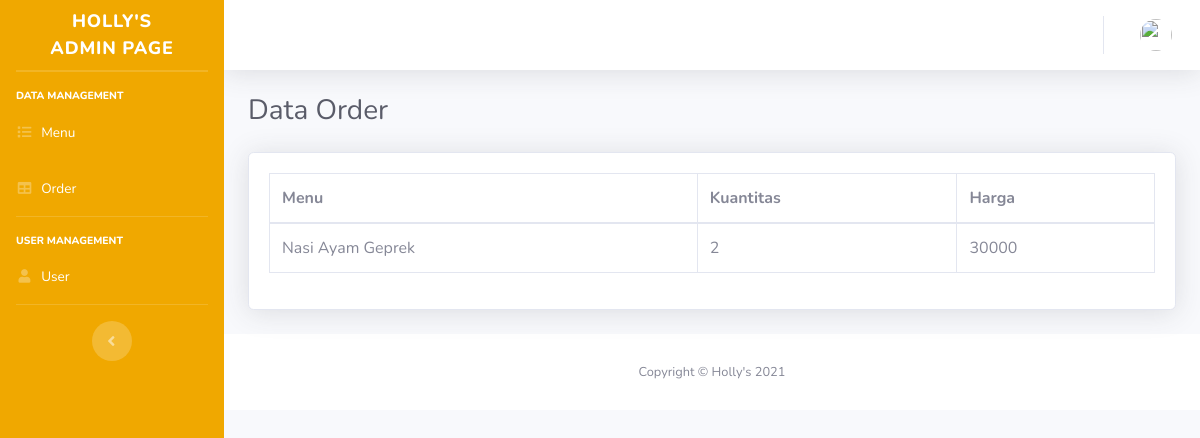
Page /admin/orders/detailOrder/10 on the committed database.
### tables this page shows
CREATE TABLE `order_details` (
  `id` int(11) NOT NULL,
  `order_id` int(11) NOT NULL,
  `menu_id` int(11) NOT NULL,
  `qty` int(11) NOT NULL,
  `price` int(11) NOT NULL,
  `created_at` date NOT NULL,
  `updated_at` date NOT NULL
);

CREATE TABLE `menus` (
  `id` int(11) NOT NULL,
  `name` varchar(128) NOT NULL,
  `type` enum('foods','drinks','snacks') NOT NULL,
  `price` int(11) NOT NULL,
  `image` varchar(255) NOT NULL,
  `created_at` date DEFAULT NULL,
  `updated_at` date DEFAULT NULL
);

### application/controllers/admin/Orders.php (called while the page is built, shortened)
<?php
class Orders extends CI_Controller{
    public function __construct()
	{
		$this->load->model('M_Order');
        $this->load->model('M_Order_Detail');
        $this->load->model('M_Superadmin');
	}
	public function detailOrder($orderId){
		$queryOrderDetail = $this->M_Order->getOrderDetails($orderId);
        $DATA = array(
			'queryOrderDetail' => $queryOrderDetail
		);
		$userData = $this->db->get_where('users',
                                            [ 'email' => $this->session->userdata('email') ]
                        ) -> row_array();
		$dataUser = array(
			'username' => $userData['namadepan'].' '.$userData['namabelakang'],
			'image' => $userData['image']
		);
		$this->load->view('admin/templates/header', $dataUser);
		$this->load->view('admin/orderDetail', $DATA);
		$this->load->view('admin/templates/footer');
	}
}
?>

### index.php (called while the page is built, shortened)
<?php
require_once BASEPATH.'core/CodeIgniter.php';

### application/models/M_Order.php (called while the page is built, shortened)
<?php
class M_Order extends CI_Model
{
	function getOrderDetails($id)
	{
		$sql = 'SELECT order_details.*, menus.name, menus.image FROM order_details INNER JOIN menus ON order_details.menu_id = menus.id WHERE order_details.order_id = ?';
		$query = $this->db->query($sql, array($id));
		return $query->result();
	}
}

### application/views/admin/orderDetail.php (the view)
 <div class="container-fluid">
<div class="d-sm-flex align-items-center justify-content-between mb-4">
	<h1 class="h3 mb-0 text-gray-800">Data Order</h1>
</div>
<div class="card shadow mb-4">
    <div class="card-body">
        <div class="table-responsive">
            <table class="table table-bordered" id="dataTable" width="100%" cellspacing="0">
                <thead>
                    <tr>
                        <th>Menu</th>
                        <th>Kuantitas</th>
                        <th>Harga</th>
                    </tr>
                </thead>
                <tbody>
                    <?php foreach($queryOrderDetail as $row){ ?>
                        <tr>
                            <td><?php echo $row->name ?> <br></td>
                            <td><?php echo $row->qty ?> <br></td>
                            <td><?php echo $row->price ?> <br></td>
                        </tr>
                    <?php } ?>
                </tbody>
            </table>
        </div>
    </div>
</div>
</div>

### rows in the picture
order_details: menu.name "Nasi Ayam Geprek", qty "2", price "30000"
